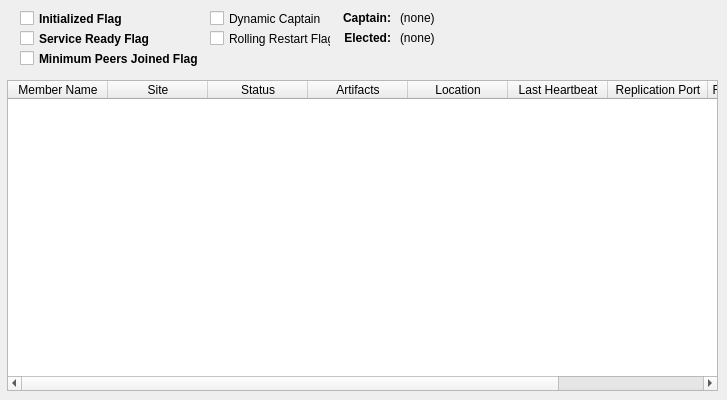
    <widget class="QWidget" name="tabSHCluster">
     <attribute name="title">
      <string>Search Head Cluster</string>
     </attribute>
     <widget class="QCheckBox" name="checkSHClusterDynamicCaptain">
      <property name="geometry">
       <rect>
        <x>210</x>
        <y>10</y>
        <width>121</width>
        <height>17</height>
       </rect>
      </property>
      <property name="font">
       <font>
        <weight>50</weight>
        <bold>false</bold>
       </font>
      </property>
      <property name="text">
       <string>Dynamic Captain</string>
      </property>
     </widget>
     <widget class="QCheckBox" name="checkSHClusterRollingRestartFlag">
      <property name="geometry">
       <rect>
        <x>210</x>
        <y>30</y>
        <width>121</width>
        <height>17</height>
       </rect>
      </property>
      <property name="font">
       <font>
        <weight>50</weight>
        <bold>false</bold>
       </font>
      </property>
      <property name="text">
       <string>Rolling Restart Flag</string>
      </property>
     </widget>
     <widget class="QCheckBox" name="checkSHClusterServiceReadyFlag">
      <property name="geometry">
       <rect>
        <x>20</x>
        <y>30</y>
        <width>181</width>
        <height>17</height>
       </rect>
      </property>
      <property name="font">
       <font>
        <weight>75</weight>
        <bold>true</bold>
       </font>
      </property>
      <property name="text">
       <string>Service Ready Flag</string>
      </property>
     </widget>
     <widget class="QCheckBox" name="checkSHClusterMinimumPeersJoinedFlag">
      <property name="geometry">
       <rect>
        <x>20</x>
        <y>50</y>
        <width>181</width>
        <height>17</height>
       </rect>
      </property>
      <property name="font">
       <font>
        <weight>75</weight>
        <bold>true</bold>
       </font>
      </property>
      <property name="text">
       <string>Minimum Peers Joined Flag</string>
      </property>
     </widget>
     <widget class="QCheckBox" name="checkSHClusterInitializedFlag">
      <property name="geometry">
       <rect>
        <x>20</x>
        <y>10</y>
        <width>181</width>
        <height>17</height>
       </rect>
      </property>
      <property name="font">
       <font>
        <weight>75</weight>
        <bold>true</bold>
       </font>
      </property>
      <property name="text">
       <string>Initialized Flag</string>
      </property>
     </widget>
     <widget class="QTableWidget" name="tableSHClusterMembers">
      <property name="geometry">
       <rect>
        <x>7</x>
        <y>80</y>
        <width>711</width>
        <height>311</height>
       </rect>
      </property>
      <property name="editTriggers">
       <set>QAbstractItemView::NoEditTriggers</set>
      </property>
      <property name="horizontalScrollMode">
       <enum>QAbstractItemView::ScrollPerPixel</enum>
      </property>
      <property name="sortingEnabled">
       <bool>true</bool>
      </property>
      <property name="columnCount">
       <number>9</number>
      </property>
      <attribute name="verticalHeaderVisible">
       <bool>false</bool>
      </attribute>
      <attribute name="verticalHeaderDefaultSectionSize">
       <number>20</number>
      </attribute>
      <column>
       <property name="text">
        <string>Member Name</string>
       </property>
      </column>
      <column>
       <property name="text">
        <string>Site</string>
       </property>
      </column>
      <column>
       <property name="text">
        <string>Status</string>
       </property>
      </column>
      <column>
       <property name="text">
        <string>Artifacts</string>
       </property>
      </column>
      <column>
       <property name="text">
        <string>Location</string>
       </property>
      </column>
      <column>
       <property name="text">
        <string>Last Heartbeat</string>
       </property>
      </column>
      <column>
       <property name="text">
        <string>Replication Port</string>
       </property>
      </column>
      <column>
       <property name="text">
        <string>Restart Required</string>
       </property>
      </column>
      <column>
       <property name="text">
        <string>GUID</string>
       </property>
      </column>
     </widget>
     <widget class="QLabel" name="label_34">
      <property name="geometry">
       <rect>
        <x>340</x>
        <y>10</y>
        <width>51</width>
        <height>16</height>
       </rect>
      </property>
      <property name="font">
       <font>
        <weight>75</weight>
        <bold>true</bold>
       </font>
      </property>
      <property name="text">
       <string>Captain:</string>
      </property>
      <property name="alignment">
       <set>Qt::AlignRight|Qt::AlignTrailing|Qt::AlignVCenter</set>
      </property>
     </widget>
     <widget class="QLabel" name="labelSHClusterCaptain">
      <property name="geometry">
       <rect>
        <x>400</x>
        <y>10</y>
        <width>311</width>
        <height>16</height>
       </rect>
      </property>
      <property name="text">
       <string>(none)</string>
      </property>
      <property name="textInteractionFlags">
       <set>Qt::LinksAccessibleByMouse|Qt::TextSelectableByMouse</set>
      </property>
     </widget>
     <widget class="QLabel" name="label_35">
      <property name="geometry">
       <rect>
        <x>340</x>
        <y>30</y>
        <width>51</width>
        <height>16</height>
       </rect>
      </property>
      <property name="font">
       <font>
        <weight>75</weight>
        <bold>true</bold>
       </font>
      </property>
      <property name="text">
       <string>Elected:</string>
      </property>
      <property name="alignment">
       <set>Qt::AlignRight|Qt::AlignTrailing|Qt::AlignVCenter</set>
      </property>
     </widget>
     <widget class="QLabel" name="labelSHClusterCaptainElected">
      <property name="geometry">
       <rect>
        <x>400</x>
        <y>30</y>
        <width>311</width>
        <height>16</height>
       </rect>
      </property>
      <property name="text">
       <string>(none)</string>
      </property>
      <property name="textInteractionFlags">
       <set>Qt::LinksAccessibleByMouse|Qt::TextSelectableByMouse</set>
      </property>
     </widget>
    </widget>
